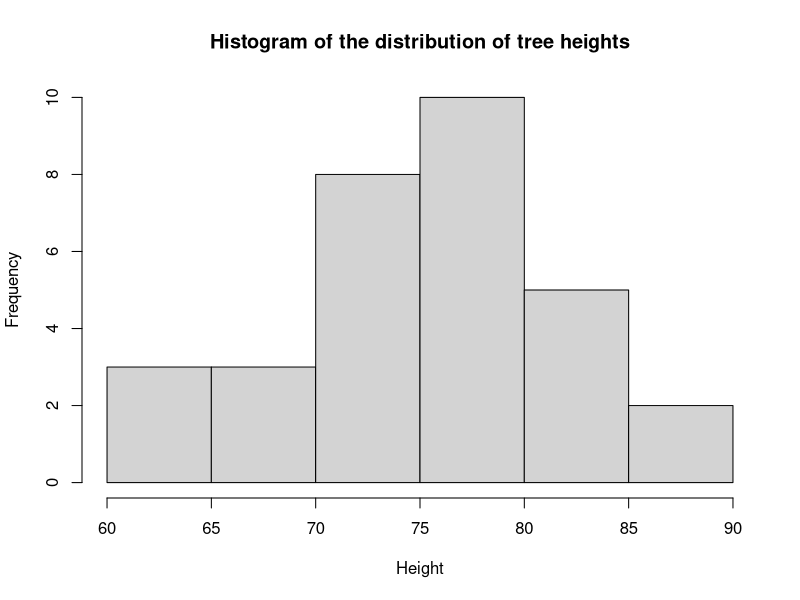

The R source for this figure:
# Task 1. Hypothesis testing for the mean value.
# Load the built-in trees dataset, familiarize yourself with its structure. 
# Plot a histogram of the distribution of tree heights. 
# Test the hypothesis that the mean tree height is 78 feet at a significance level of 0.05.

# dataset trees
?trees
tr <- trees
View(tr)
str(tr)
write.csv(trees, file = 'trees_data.csv', row.names = FALSE)

# determination of the number of intervals according to Sturges' formula
k <- 1+3.332*log10(length(tr$Height)) 
hist(tr$Height, round(k), xlab = "Height", main = "Histogram of the distribution of tree heights")

# based on the histogram, one can assume that the height of trees has a normal distribution,
# therefore for testing the hypothesis, one can use the one-sample Student's t-test.

# function for calculating Student's t-statistic
t.test(tr$Height, m = 78)

# the function calculated the value of the Student's statistic (t = -1.7476), 
# the number of degrees of freedom, and the p-value. 
# Since the p-value = 0.09076 exceeds the specified significance level (0.05), 
# there are no grounds to reject the null hypothesis. 
# In addition, the function provides a 95% confidence interval in which the true mean may be located.